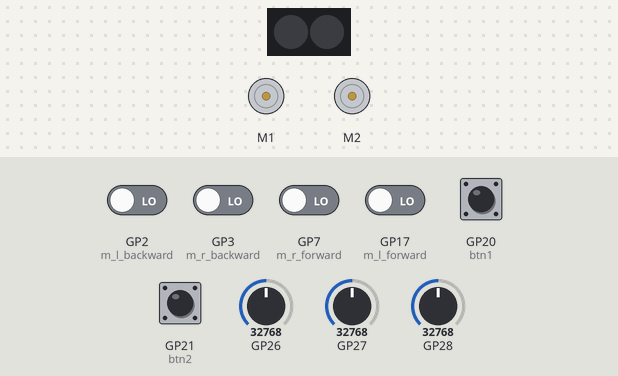
The program below on a simulated Raspberry Pi Pico running CircuitPython. On the bench: 2 × DC motor (green arrow = forward, orange = backward, longer = faster), 2 RGB LEDs in strip order, left to right. The test bench sets the inputs (shaded band); at power-on: GP20 (btn1), GP21 (btn2) HIGH, GP2 (m_l_backward), GP3 (m_r_backward), GP7 (m_r_forward), GP17 (m_l_forward) LOW, GP26 = 32768, GP27 = 32768, GP28 = 32768 (analog values on the 0–65535 scale).

Above: at 1.2 s.
1.3 s: GP2 (m_l_backward) driven HIGH
At 1.6 s:
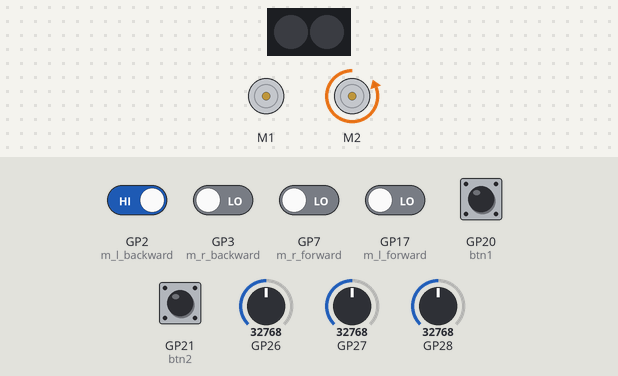
2.8 s: GP3 (m_r_backward) driven HIGH
At 4.0 s:
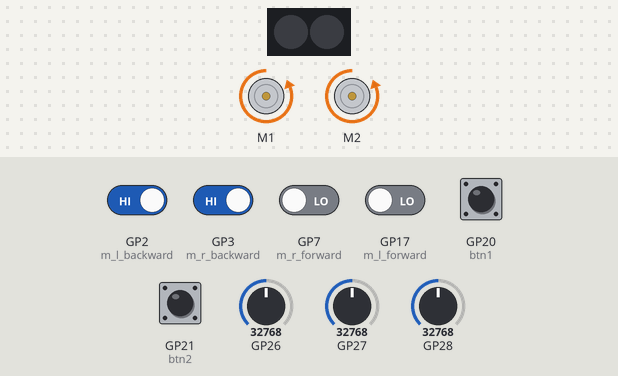
4.3 s: GP7 (m_r_forward) driven HIGH
At 5.1 s:
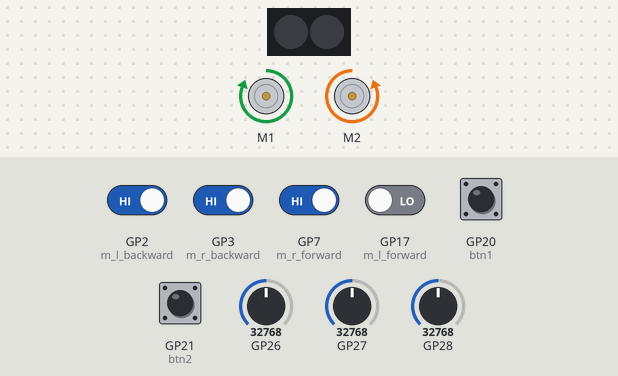
5.8 s: GP17 (m_l_forward) driven HIGH
At 6.2 s:
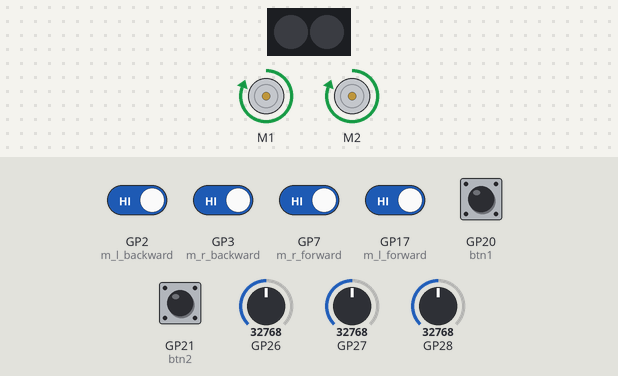
7.3 s: GP20 (btn1) pulled LOW for 0.15 s
At 9.6 s:
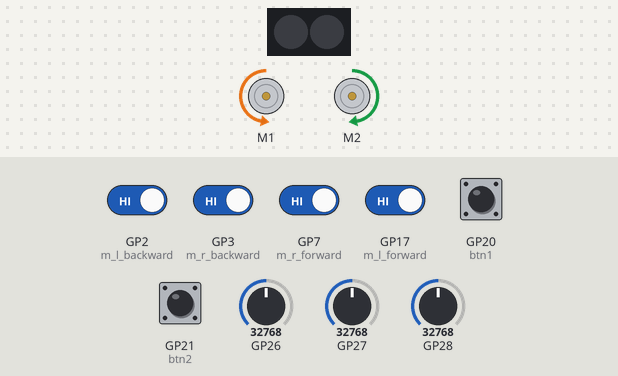
Timing chart, 0 to 38.1 s (numbered marks = the images above; inputs shaded):
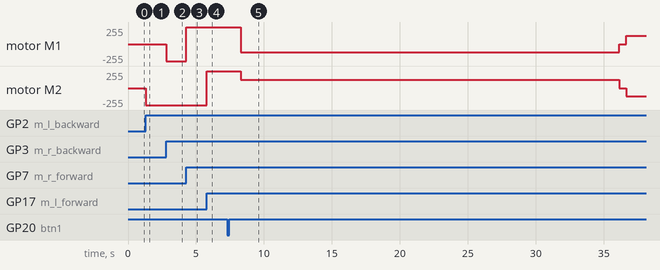

Measured:
- after the input at 1.3 s, motor M2: stopped → backward 255/255 at once
- after the input at 2.8 s, motor M1: stopped → backward 255/255 at once
- after the input at 4.3 s, motor M1: backward 255/255 → forward 255/255 at once
- after the input at 5.8 s, motor M2: backward 255/255 → forward 255/255 at once
- after the input at 7.3 s, motor M1: forward 255/255 → backward 127/255 after 1.0 s, → stopped 27.8 s later, → forward 127/255 0.50 s later; motor M2: forward 255/255 → forward 127/255 after 1.0 s, → stopped 27.8 s later, → backward 127/255 0.50 s later

The program:

code.py
```python
import behaviors
from config import (
    btn1,
    btn2,
    ir_left,
    ir_mid,
    ir_right,
    csgo_bomb_tone,
    motor_r,
    motor_l,
    m_l_forward,
    m_l_backward,
    m_r_forward,
    m_r_backward,
)

# State codes represented as binary constants where each digit corresponds to a sensor detecting a black line.
# Example: 010 means the middle sensor detecting a line.
COAST = 0b000
RIGHT_TURN = 0b001
LINE_FOLLOW1 = 0b010
LINE_FOLLOW2 = 0b011
LEFT_TURN = 0b100
UNREACHABLE_STOP = 0b101
LINE_FOLLOW3 = 0b110
STOP = 0b111

# Map each state code to the appropriate behavior function
states = {
    COAST: behaviors.coast,
    RIGHT_TURN: behaviors.right_turn,
    LINE_FOLLOW1: behaviors.line_follow,
    LINE_FOLLOW2: behaviors.line_follow,
    LEFT_TURN: behaviors.left_turn,
    UNREACHABLE_STOP: behaviors.stop,
    LINE_FOLLOW3: behaviors.line_follow,
    STOP: behaviors.stop,
}


def follow():
    while True:
        sensor_data = (ir_left.is_above_line(), ir_mid.is_above_line(), ir_right.is_above_line())
        # Convert the boolean sensor readings for left, middle, and right IR sensors to an integer state.
        # Each sensor reading represents a binary digit, so we can represent all possible sensor combinations
        # with a unique integer from 0 to 7. For example, (False, False, False) becomes 0, (False, False,
        # True) becomes 1, (False, True, False) becomes 2, and so on.
        state = (int(sensor_data[0]) << 2) | (int(sensor_data[1]) << 1) | int(sensor_data[2])
        # Call the function associated with the current state
        states[state]()
        if state == STOP:
            break


def main():
    while True:
        # Code for the Remote Control
        motor_l_value = 0
        motor_r_value = 0
        if m_l_forward.value:
            motor_l_value = behaviors.speed
        elif m_l_backward.value:
            motor_l_value = -1 * behaviors.speed
        if m_r_forward.value:
            motor_r_value = behaviors.speed
        elif m_r_backward.value:
            motor_r_value = -1 * behaviors.speed

        motor_l.throttle = motor_l_value
        motor_r.throttle = motor_r_value

        # Code for the Line Following
        if not btn1.value:
            behaviors.calibrate()
        if not btn2.value:
            follow()

        # Easter egg, when booting with both buttons pressed, play the CSGO bomb tone
        if not btn1.value and not btn2.value:
            csgo_bomb_tone()


if __name__ == "__main__":
    main()
```

behaviors.py
```python
import time

from config import (
    motor_l,
    motor_r,
    ir_left,
    ir_mid,
    ir_right
)

# Setup variables for PID algorithm
P, D, I, previous_error, PID_value, error = 0, 0, 0, 0, 0, 0
lsp, rsp = 0, 0

# Speed variable
speed = 1

# PID constants
Kp = 0.2
Kd = 4.5
Ki = 0


# Define functions for each behavior

# Calibrate sensors

def calibrate():
    time.sleep(1)
    calibrate_internal()
    time.sleep(0.5)
    calibrate_internal(clockwise=False)


def calibrate_internal(clockwise=True):
    min_values = [3.3, 3.3, 3.3]
    max_values = [0, 0, 0]
    thresholds = [1.65, 1.65, 1.65]
    if clockwise:
        motor_l.throttle = 0.5
        motor_r.throttle = -0.5
    else:
        motor_l.throttle = -0.5
        motor_r.throttle = 0.5
    for i in range(9000):
        sensor_values = [ir_left.value(), ir_mid.value(), ir_right.value()]
        for j in range(3):
            if sensor_values[j] < min_values[j]:
                min_values[j] = sensor_values[j]
            if sensor_values[j] > max_values[j]:
                max_values[j] = sensor_values[j]
    for i in range(3):
        thresholds[i] = (min_values[i] + max_values[i]) / 2

    sensors = [(ir_left, min_values[0], max_values[0], thresholds[0]),
               (ir_mid, min_values[1], max_values[1], thresholds[1]),
               (ir_right, min_values[2], max_values[2], thresholds[2])
               ]

    for sensor, min_val, max_val, threshold in sensors:
        sensor.set_min(min_val)
        sensor.set_max(max_val)
        sensor.set_threshold(threshold)

    motor_l.throttle = 0
    motor_r.throttle = 0


# PID algorithm implementation for line following
def line_follow():
    global Kp, Kd, Ki
    global P, D, I, previous_error, PID_value, error
    global speed
    global lsp, rsp
    error = ir_left.value() - ir_right.value()
    P = error
    I = I + error
    D = error - previous_error

    PID_value = (Kp * P) + (Ki * I) + (Kd * D)
    previous_error = error

    lsp = speed - PID_value
    rsp = speed + PID_value

    # Make sure the speeds are within bounds, the motors work only on the speeds between 0.5 and speed variable
    lsp = max(0.0, min(speed, lsp))
    rsp = max(0.0, min(speed, rsp))

    # Set motor speeds
    motor_l.throttle = lsp
    motor_r.throttle = rsp


def stop():
    global lsp, rsp
    lsp = 0
    rsp = 0
    motor_l.throttle = 0
    motor_r.throttle = 0


def left_turn():
    global lsp, rsp
    lsp = 0
    rsp = speed
    motor_l.throttle = 0
    motor_r.throttle = speed


def right_turn():
    global lsp, rsp
    lsp = speed
    rsp = 0
    motor_l.throttle = speed
    motor_r.throttle = 0


# The robot is coasting when it has lost the way, so the turns should be sharp
def coast():
    global lsp, rsp
    if lsp > rsp:
        right_turn()
    else:
        left_turn()
```

config.py
```python
import time

import board
import digitalio
import neopixel
import pwmio
import simpleio
from adafruit_motor import motor

from sensor import Sensor

# Initialize buttons
btn1 = digitalio.DigitalInOut(board.GP20)
btn1.direction = digitalio.Direction.INPUT
btn1.pull = digitalio.Pull.UP
btn2 = digitalio.DigitalInOut(board.GP21)
btn2.direction = digitalio.Direction.INPUT
btn2.pull = digitalio.Pull.UP

# Initialize DC motors
m1a = pwmio.PWMOut(board.GP8, frequency=10000)
m1b = pwmio.PWMOut(board.GP9, frequency=10000)
m2a = pwmio.PWMOut(board.GP10, frequency=10000)
m2b = pwmio.PWMOut(board.GP11, frequency=10000)
motor_r = motor.DCMotor(m1a, m1b)
motor_l = motor.DCMotor(m2b, m2a)

# Initialize Analog IR Sensors
ir_right = Sensor(board.GP27)
ir_mid = Sensor(board.GP26)
ir_left = Sensor(board.GP28)

# Initialize Neopixel RGB LEDs
pixels = neopixel.NeoPixel(board.GP18, 2)
pixels.fill(0)

# Define pin connected to piezo buzzer
PIEZO_PIN = board.GP22


def csgo_bomb_tone():
    countdown = 30  # Adjust the initial countdown value as desired
    countdown_frequency = 500  # Adjust the countdown frequency as desired

    # Define the countdown value for calculating beep interval
    countdown_value = 30  # Adjust the countdown value as desired

    # Initialize variables for timing and interval
    count = time.monotonic()
    beep_previous = time.monotonic()

    while countdown > 0:
        current = time.monotonic()

        if current - count >= 1:
            count = current
            countdown -= 1

        beep_interval = 20 + countdown * (900 / countdown_value)

        if current - beep_previous >= beep_interval / 1000:  # Convert beep_interval to seconds
            beep_previous = current
            simpleio.tone(PIEZO_PIN, countdown_frequency, 0.1)  # Play the tone for 100 milliseconds

        time.sleep(0.01)


# Initialize Remote Control Inputs

m_l_forward = digitalio.DigitalInOut(board.GP17)
m_l_backward = digitalio.DigitalInOut(board.GP2)
m_r_forward = digitalio.DigitalInOut(board.GP7)
m_r_backward = digitalio.DigitalInOut(board.GP3)

m_l_forward.direction = digitalio.Direction.INPUT
m_l_backward.direction = digitalio.Direction.INPUT
m_r_forward.direction = digitalio.Direction.INPUT
m_r_backward.direction = digitalio.Direction.INPUT
```

sensor.py
```python
import analogio


class Sensor:
    def __init__(self, pin):
        self.min = 0  # Minimum detected value
        self.max = 3.3  # Maximum detected value
        self.threshold = 1.65  # (0 + 3.3) / 2
        self.pin = analogio.AnalogIn(pin)

    def set_min(self, new_min):
        self.min = new_min

    def set_max(self, new_max):
        self.max = new_max

    def set_threshold(self, threshold):
        self.threshold = threshold

    # value returns a value between 0 and 3.3, if it is 3.3 it is detecting complete black, if it is 0 it is white
    def value(self):
        return (self.pin.value * 3.3) / 65536

    # If the value is > than the threshold that means that the line is detected
    def is_above_line(self):
        return self.value() > self.threshold
```
